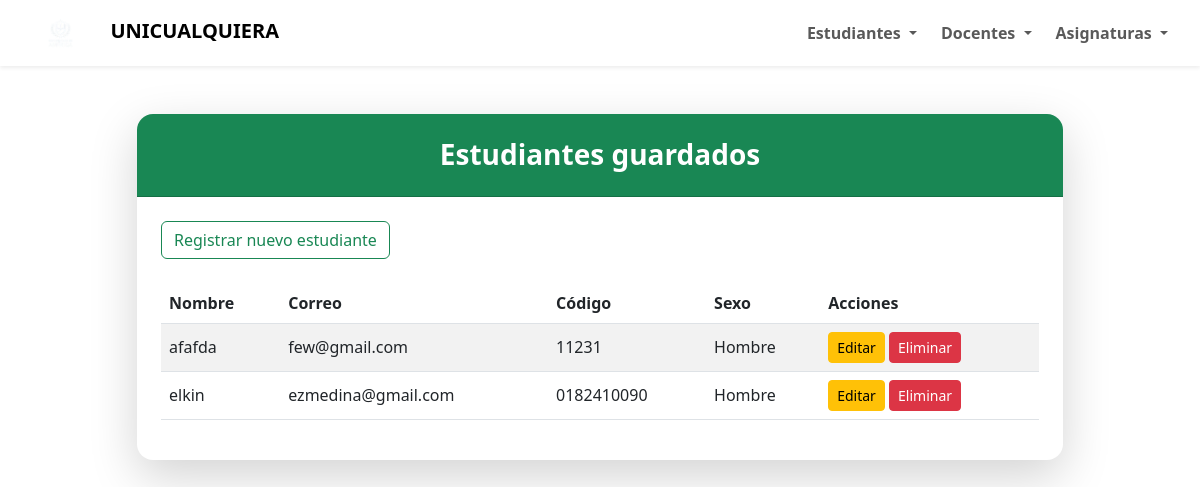
The page /estudiantes/ on the database as committed earlier.
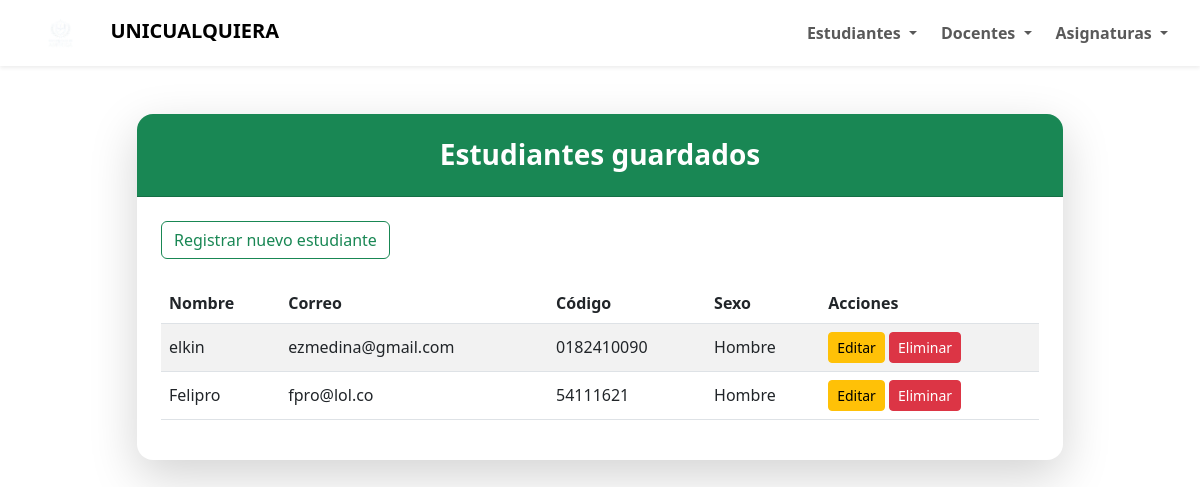
The same page on the database as committed later.
### apps/estudiantes/models.py (models this page shows, shortened)
class estudiantes(models.Model):
    nombre = models.CharField(max_length=100, verbose_name="Nombre completo")
    correo = models.CharField(
        max_length=100,
        verbose_name="Correo electronico",
        validators=[validar_correo],
        unique=True,
    )
    codigo = models.CharField(
        max_length=100, verbose_name="Codigo estudiantil", unique=True
    )
    class sexo_estudiante(models.TextChoices):
        Hombre = "H", "Hombre"
        Mujer = "M", "Mujer"
    sexo = models.CharField(
        max_length=1,
        choices=sexo_estudiante,
        blank=False,
        default="H",
        verbose_name="Sexo",
    )
    class Meta:
        verbose_name = "Estudiante"
        verbose_name_plural = "Estudiantes"

### apps/estudiantes/views.py (the view)
# urls.py: path('', views.lista_estudiantes, name='lista_estudiantes'),
def lista_estudiantes(request):
    estudiantes_lista = estudiantes.objects.all()
    return render(request, 'estudiantes/lista_estudiantes.html', {'estudiantes': estudiantes_lista})

### templates/estudiantes/lista_estudiantes.html (shortened to what this page needs)
{% extends 'base_layout.html' %}
{% block content %}
<div class="container py-5">
    <div class="row justify-content-center">
        <div class="col-lg-10">
            <div class="card shadow-lg border-0 rounded-4">
                <div class="card-header bg-success text-white text-center py-4 rounded-top-4">
                    <h3 class="mb-0 fw-bold">Estudiantes guardados</h3>
                </div>
                <div class="card-body p-4">
                    <a href="{% url 'crear_estudiante' %}" class="btn btn-outline-success mb-4">Registrar nuevo estudiante</a>
                    {% if estudiantes %}
                        <div class="table-responsive">
                            <table class="table table-striped align-middle">
                                <thead>
                                    <tr>
                                        <th>Nombre</th>
                                        <th>Correo</th>
                                        <th>Código</th>
                                        <th>Sexo</th>
                                        <th>Acciones</th>
                                    </tr>
                                </thead>
                                <tbody>
                                    {% for estudiante in estudiantes %}
                                        <tr>
                                            <td>{{ estudiante.nombre }}</td>
                                            <td>{{ estudiante.correo }}</td>
                                            <td>{{ estudiante.codigo }}</td>
                                            <td>{{ estudiante.get_sexo_display }}</td>
                                            <td>
                                                <a href="{% url 'actualizar_estudiante' estudiante.pk %}" class="btn btn-sm btn-warning">Editar</a>
                                                <form action="{% url 'eliminar_estudiante' estudiante.pk %}" method="post" class="d-inline">
                                                    <button type="submit" class="btn btn-sm btn-danger">Eliminar</button>
                                                </form>
                                            </td>
                                        </tr>
                                    {% endfor %}
                                </tbody>
                            </table>
                        </div>
                    {% else %}
                        <p class="text-muted">Aún no hay estudiantes registrados.</p>
                    {% endif %}
                </div>
            </div>
        </div>
    </div>
</div>
{% endblock %}

Rows that differ between the two databases and show on the page:
removed estudiantes: nombre "afafda", correo "few@gmail.com", codigo "11231", sexo "Hombre"
added estudiantes: nombre "Felipro", correo "fpro@lol.co", codigo "54111621", sexo "Hombre"
